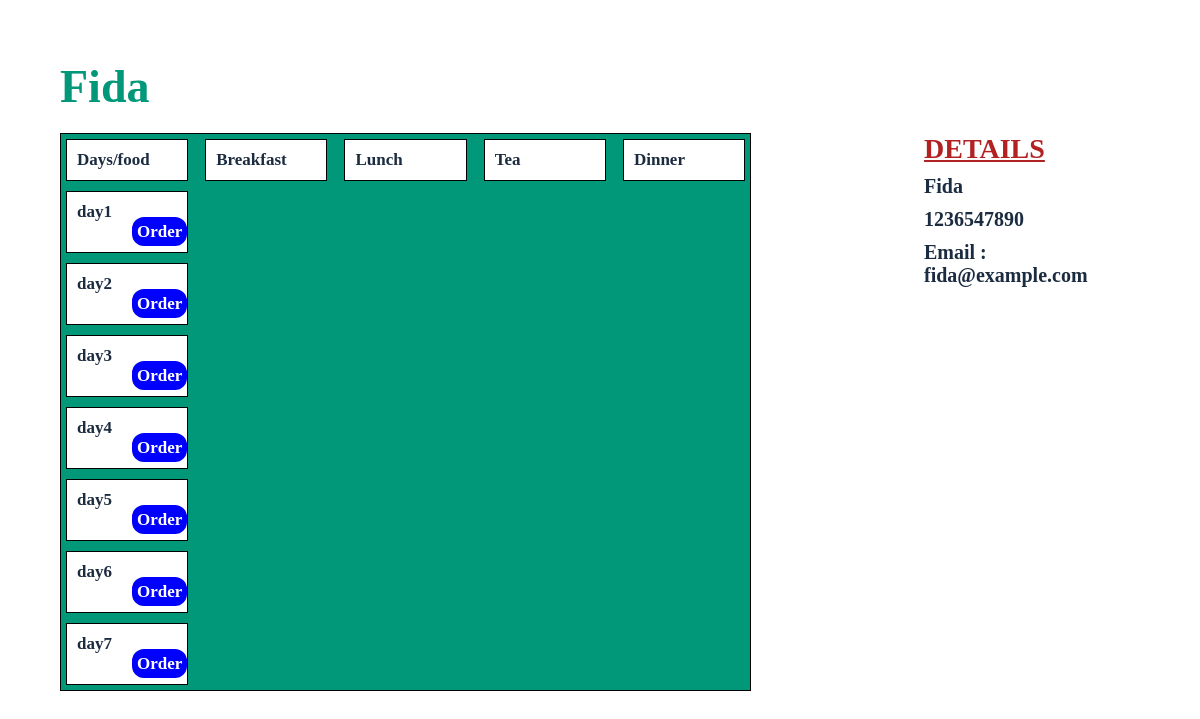
/2, run on the app's committed database.
### users/models.py (models this page shows, shortened)
class Student(models.Model):
    number = models.IntegerField()
    full_name = models.CharField(max_length=255)
    phone = models.IntegerField()
    email = models.EmailField()
    password = models.CharField(max_length=255)
    user =models.OneToOneField("auth.User",on_delete=models.CASCADE)
    food = models.ManyToManyField("food.Food")

### food/models.py (models this page shows, shortened)
class Day(models.Model):
    name=models.CharField(max_length=255)
    food = models.ManyToManyField("food.Food")

### web/views.py (the view)
# urls.py: path('<int:id>', views.single, name = 'single'),
def single(request,id):
    instances = get_object_or_404(Student.objects.filter(number=id))
    days=Day.objects.all()
    foods=instances.food.all
    sort = request.GET.get("sort")
    context = {
        "instances" : instances ,
        "days" : days,
        "title": instances.full_name,
        "foods": foods,
    }
    return render (request,"item.html",context=context)

### template/item.html (shortened to what this page needs)
<!DOCTYPE html>
<html lang="en">
<head>
    {% load static %}
    <link rel="stylesheet" href="{% static 'css/style.css' %}">
</head>
<body>
    <section id="customer">
        <section class="wrapper">
            <a href="{% url 'web:index' %}"><h1 class="heading">{{instances.full_name}}</h1></a>
            <div class="flex">
                <div class="left">
                    <ul class="column">
                        <li class="column">
                            <ul class="row">
                                <li>Days/food</li>
                                <li>Breakfast</li>
                                <li>Lunch</li>
                                <li>Tea</li>
                                <li>Dinner</li>
                            </ul>
                        </li>
                        {% for day in days %}
                            <li class="column">
                                <ul class="row">
                                    <li>{{day.name}} <a href="{% url 'food:add_food' pk=day.id %}">Order</a></li>
                                </ul>
                            </li>
                        {% endfor %}
                    </ul>
                </div>
                <div class="right">
                    <div class="details">
                        <h3 class="title">DETAILS</h3>
                        <h5>{{instances.full_name}}</h5>
                        <h5>{{instances.phone}}</h5>
                        <h5>Email : {{instances.email}}</h5>
                    </div>
                </div>
            </div>
        </section>
    </section>
</body>
</html>

### static/css/style.css (style rules this page uses)
* { margin: 0; padding: 0; border: 0; vertical-align: baseline; background: transparent; font-weight: normal; text-decoration: none; outline: none; -webkit-box-sizing: border-box; -moz-box-sizing: border-box; box-sizing: border-box; font-family: "Gordita Regular"; }
ol, ul { list-style: none; }
body { font-size: 17px; color: #1c2c40; overflow-x: hidden; min-width: 320px; font-weight: 400; }
a { color: #1c2c40; }
.wrapper { width: 90%; margin: 0 auto; max-width: 1440px; }
#customer { padding: 60px 0; width: 100%; margin: 0 auto; background-color: #fff; height: 100vh; }
#customer .flex { display: flex; justify-content: space-between; }
#customer .flex .left { width: 80%; }
#customer .flex .left ul.column { width: 80%; border: 1px solid #000; background-color: #009879; }
#customer .flex .left ul li.column { padding: 5px; }
#customer .flex .left ul.row { display: flex; justify-content: space-between; align-items: center; flex-wrap: wrap; }
#customer .flex .left ul.row li { width: 18%; border: 1px solid #000; padding: 10px; background-color: #fff; font-weight: 700; }
#customer .flex .left ul.row li a { margin-left: 55px; font-weight: 700; background-color: blue; color: #fff; padding: 5px; border-radius: 12px; margin-bottom: 20px; }
#customer h1.heading { font-size: 46px; font-weight: 600; color: #009879; margin-bottom: 20px; }
#customer .flex .right { width: 20%; }
.details { margin-bottom: 50px; }
.details h3.title { font-size: 28px; font-weight: 700; text-decoration: underline; margin-bottom: 10px; color: firebrick; }
.details h5 { font-size: 20px; font-weight: 700; margin-bottom: 10px; }

### data on the page
Student: full_name "Fida", phone "1236547890", email "fida@example.com"
Day: name "day1"
Day: name "day2"
Day: name "day3"
Day: name "day4"
Day: name "day5"
Day: name "day6"
Day: name "day7"
